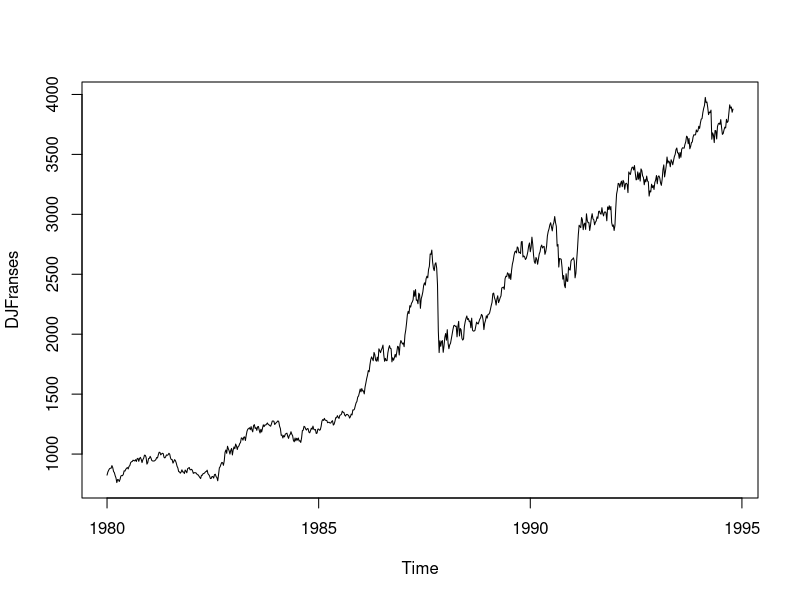

Recreate this plot in R.
library(AER)


### Name: DJFranses
### Title: Dow Jones Index Data (Franses)
### Aliases: DJFranses
### Keywords: datasets

### ** Examples

data("DJFranses")
plot(DJFranses)
